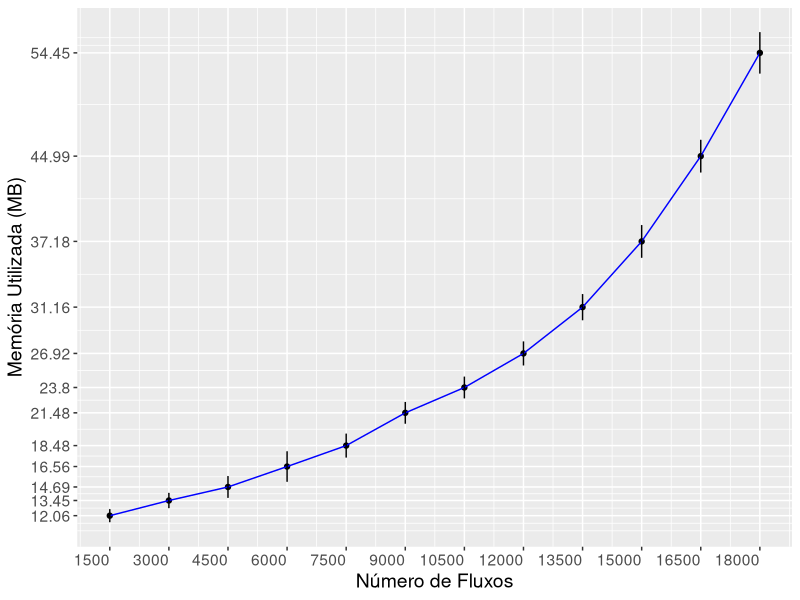

Write the R code that produced this figure.
# Memory Rules
#--------------------------------------------------------------------------------------------------
fmt <- function(){ #formatting 3 decimals precision
  f <- function(x) as.character(round(x,3))
  f
}
library(ggplot2)
x <- c(1500, 3000, 4500, 6000, 7500, 9000, 10500, 12000, 13500, 15000, 16500, 18000)
y <- c(12.06, 13.45, 14.69, 16.56, 18.48, 21.48, 23.80, 26.92, 31.16, 37.18, 44.99, 54.45) # this is the mean value runtime
h <- c(0.6,0.7,1,1.4,1.1,1.0,1.0,1.1,1.2,1.5,1.5,1.9)
reach_plot <- qplot(x, y, xlab = "Número de Fluxos", ylab = "Memória Utilizada (MB)") +
  geom_line(col = "blue") +
  theme(text = element_text(size=14),
        axis.text.x = element_text(angle=0, hjust=1)) +
  geom_errorbar (aes(ymin=y-h, ymax=y+h), width=1, position=position_dodge((.9))) +
  scale_x_continuous (breaks = x) +
  scale_y_continuous (breaks = y, labels = fmt())
  #coord_trans(x = "log10")# + geom_errorbar(limits, position="dodge", width=0.25)
reach_plot
